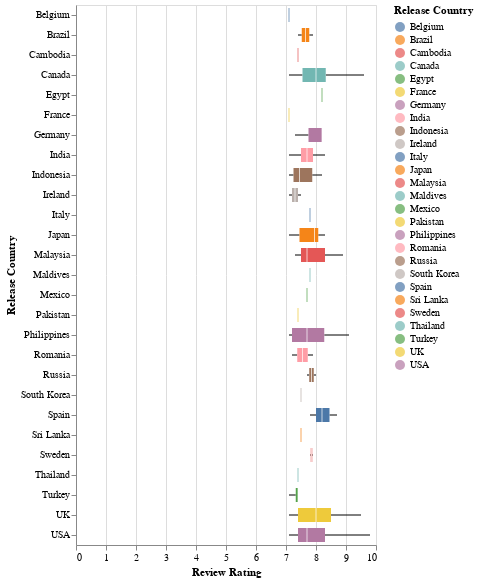

Notebook source saved alongside this figure:
### Code cell
# Boxplot for the top rated ones
alt.Chart(tophorror).mark_boxplot(extent='min-max').encode(
    x='Review Rating',
    y='Release Country',
    color='Release Country',
    tooltip=['Title']
).interactive()

### Figure 1 — Vega-Lite specification as saved in the notebook (floating-point values rounded to 4 significant figures; data arrays with more than 128 entries replaced by an {"elided": "..."} marker saying what was removed)
{"config": {"view": {"continuousWidth": 300, "continuousHeight": 300}}, "data": {"name": "data-171cb40dd48e59f185520b33bf55ffbb"}, "mark": {"type": "boxplot", "extent": "min-max"}, "encoding": {"color": {"field": "Release Country", "type": "nominal"}, "tooltip": [{"field": "Title", "type": "nominal"}], "x": {"field": "Review Rating", "type": "quantitative"}, "y": {"field": "Release Country", "type": "nominal"}}, "params": [{"name": "param_11", "select": {"type": "interval", "encodings": ["x", "y"]}, "bind": "scales"}], "$schema": "https://vega.github.io/schema/vega-lite/v5.8.0.json", "datasets": {"data-171cb40dd48e59f185520b33bf55ffbb": {"elided": "283 records"}}}
